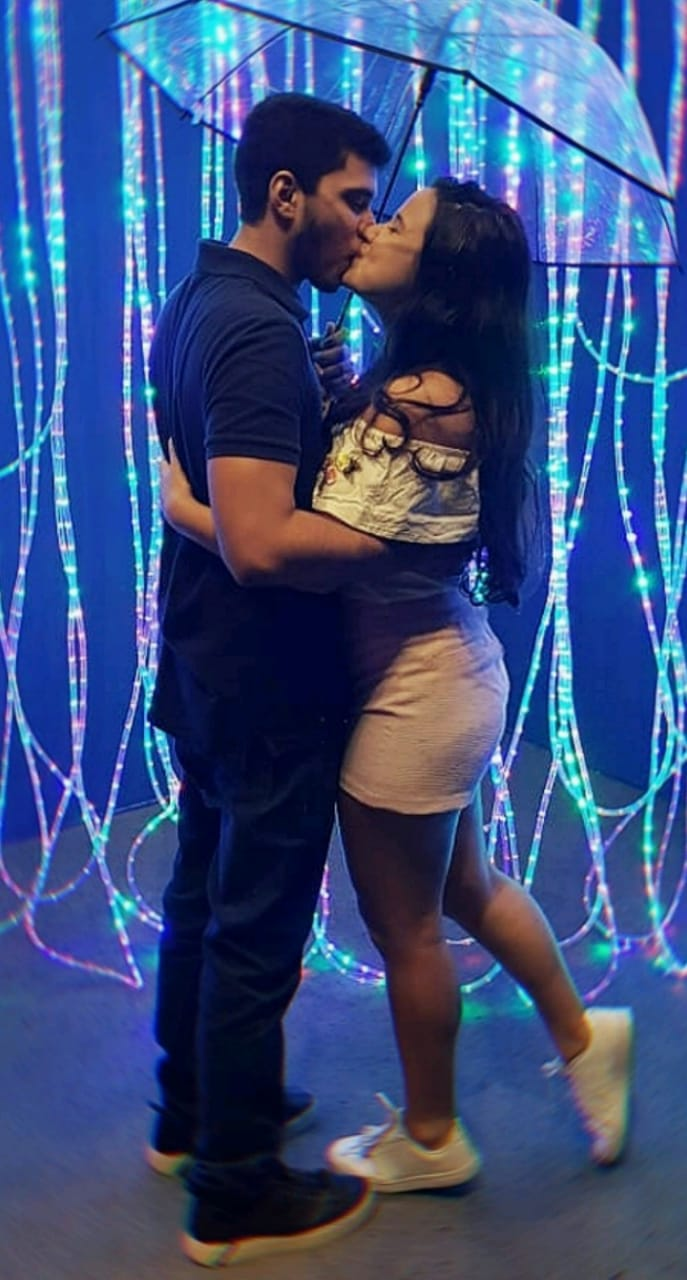
#> input picture PDI-WORK/img1.jpg, 687 x 1280 px, given in place of img1.jpeg, which was not available
$ python trabalho9.py
#> lines starting #> are read from the running program, lines starting #| are printed output that depends on the picture; pictures that were not available may be replaced by others from this repository, and a replacement may not be noted
import numpy as np
import cv2
import math
import time
import random

def nothing(x):
	pass

STEP = 5
####### TRACKBAR #########
cv2.namedWindow('bar')
cv2.createTrackbar('top','bar',0,255,nothing)

ab = 10
bl = 3*ab

image = cv2.imread('img1.jpeg',0)
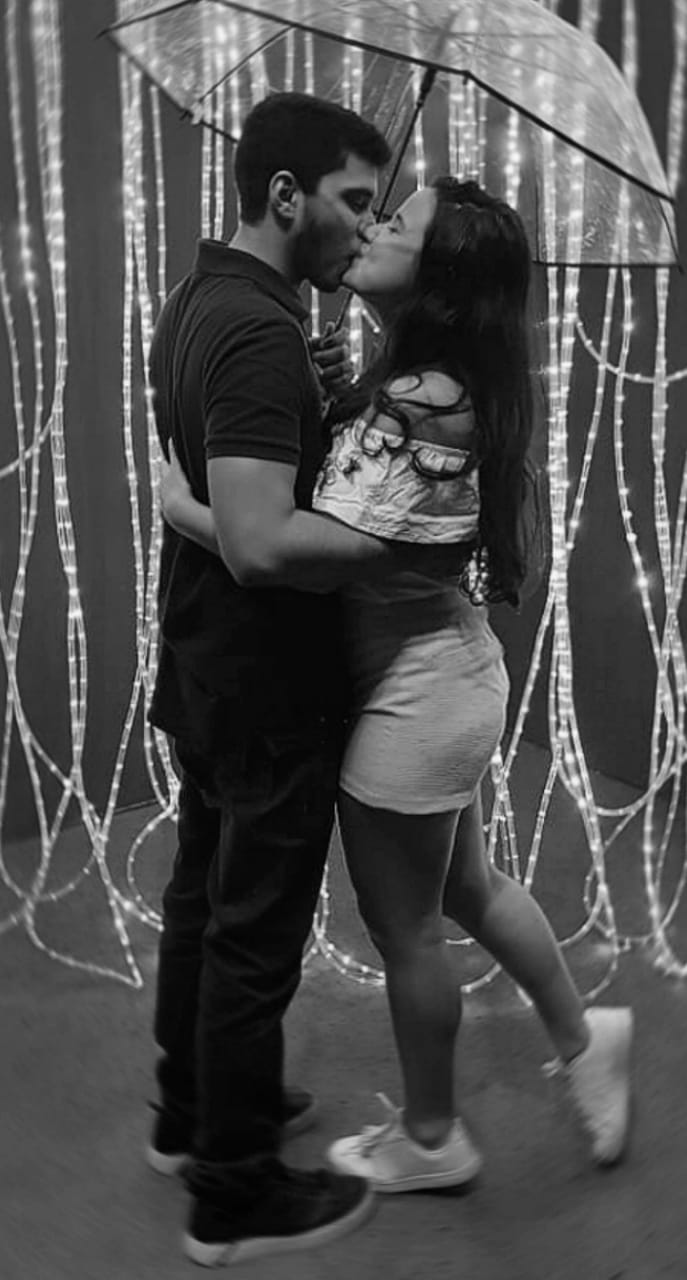
#> image: shape (1280, 687); min 0, max 252, mean 78.1
frame = cv2.imread('img1.jpeg')
#> frame is the input picture: shape (1280, 687, 3); mean B, G, R 126.2, 79, 58
height, width = image.shape
#> height = 1280; width = 687
print("height - y: ",height,"width - x: ",width)
#| height - y:  1280 width - x:  687

xranges = [0]*height
#> xranges = 1280 values from 0 to 0
yranges = [0]*width
#> yranges = 687 values from 0 to 0

for i in range(height):
	xranges[i] = xranges[i]*STEP+STEP/2
#> after the loop, xranges = 1280 values from 2.5 to 2.5
for i in range(width):
	yranges[i] = yranges[i]*STEP+STEP/2
#> after the loop, yranges = 687 values from 2.5 to 2.5

xranges.sort()


points = np.ones((height,width,3))*255
points = points.astype(np.uint8)

# Algoritimo:

#while True:
	#pressed_key = cv2.waitKey(1) & 0xFF
ab = 100
	#ab = cv2.getTrackbarPos('top','bar')
canny = cv2.Canny(image, ab, bl)
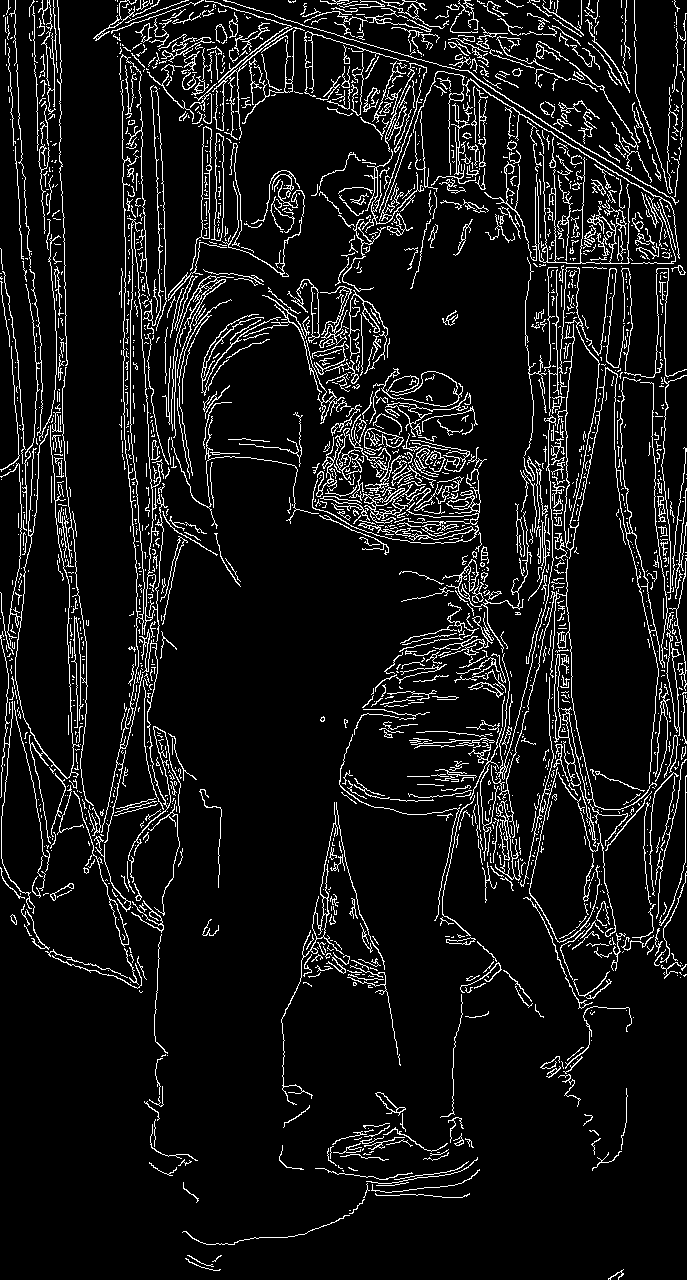
#> canny: shape (1280, 687); 8.6% white in thin lines or dots
cv2.imshow('bar', canny)
	#if pressed_key == ord("z"):
		#break


for i in range(len(yranges)):
	yranges.sort()
	for j in range(len(xranges)):
		if(canny[j,i] == 255):
			x = int(i+(random.random() % (4)) - 2)
			y = int(j+(random.random() % (4)) - 2)
			color_b = int(frame[y,x,0])
			color_g = int(frame[y,x,1])
			color_r = int(frame[y,x,2])
			#print("x,y=",x,y)
			cv2.circle(points,(x,y),4,(color_b,color_g,color_r),-1)
		else:
			x = int(i+(random.random()%(4))- 1)
			y = int(j+(random.random()%(4))- 1)
			color_b = int(frame[y,x,0])
			color_g = int(frame[y,x,1])
			color_r = int(frame[y,x,2])
			#print("x,y = ",x,y)
			#print("b,g,r = ",color_b,color_g,color_r)
			cv2.circle(points,(x,y),5,(color_b,color_g,color_r),-1)
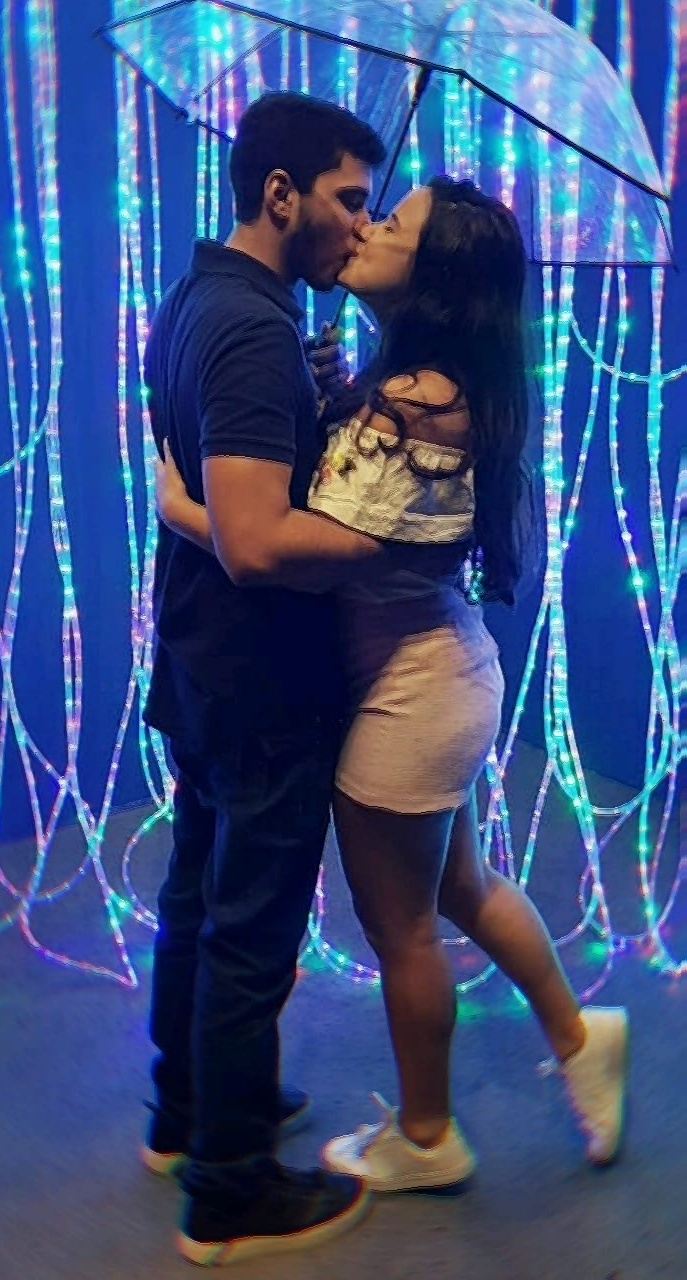
#> points: shape (1280, 687, 3); mean B, G, R 126.1, 79, 58


cv2.imshow('points', points)


cv2.waitKey(0)
#cv2.imwrite('canny.png',canny)
#cv2.imwrite('golden.png',golden)
cv2.imwrite('points1.png',points)

cv2.destroyAllWindows()

$ run again, with PDI-WORK/face1.jpg copied over PDI-WORK/img1.jpg
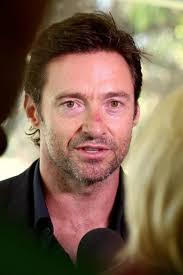
#> input picture PDI-WORK/face1.jpg, 183 x 275 px, given in place of img1.jpeg, which was not available
#> frame is the input picture: shape (275, 183, 3); mean B, G, R 81.3, 101.5, 125.7
#| height - y:  275 width - x:  183
#> `canny = cv2.Canny(image, ab, bl)`:
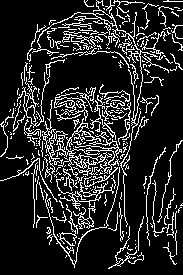
#> canny: shape (275, 183); 15.5% white in thin lines or dots
#> after the loop `for i in range(len(yranges)):`:
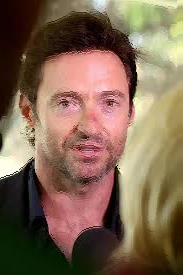
#> points: shape (275, 183, 3); mean B, G, R 82.5, 103.6, 128

$ run again, with PDI-WORK/golden.jpg copied over PDI-WORK/img1.jpg
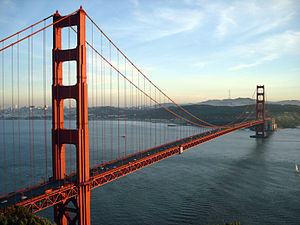
#> input picture PDI-WORK/golden.jpg, 300 x 225 px, given in place of img1.jpeg, which was not available
#> frame is the input picture: shape (225, 300, 3); mean B, G, R 141.5, 138.3, 130.4
#| height - y:  225 width - x:  300
#> `canny = cv2.Canny(image, ab, bl)`:
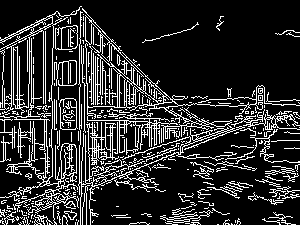
#> canny: shape (225, 300); 17.9% white in thin lines or dots
#> after the loop `for i in range(len(yranges)):`:
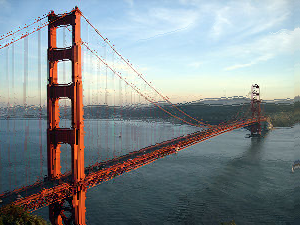
#> points: shape (225, 300, 3); mean B, G, R 141.9, 138.8, 130.4
